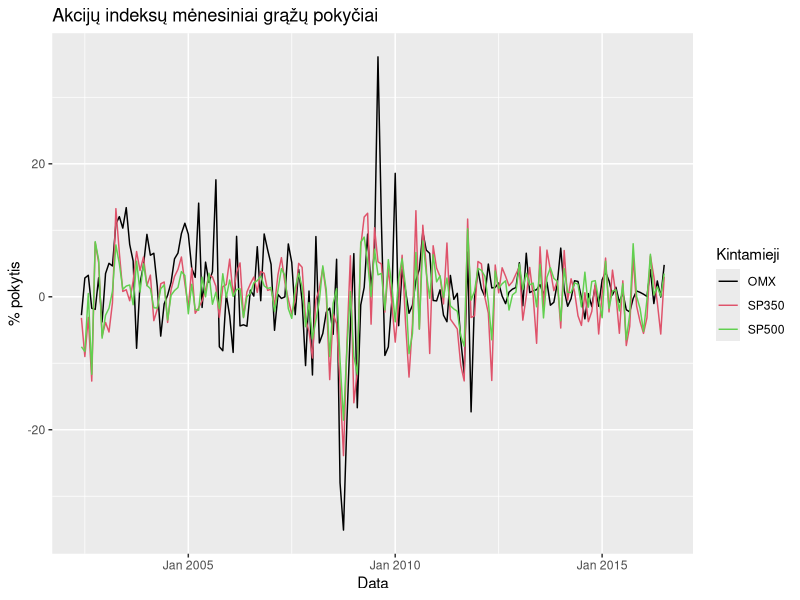
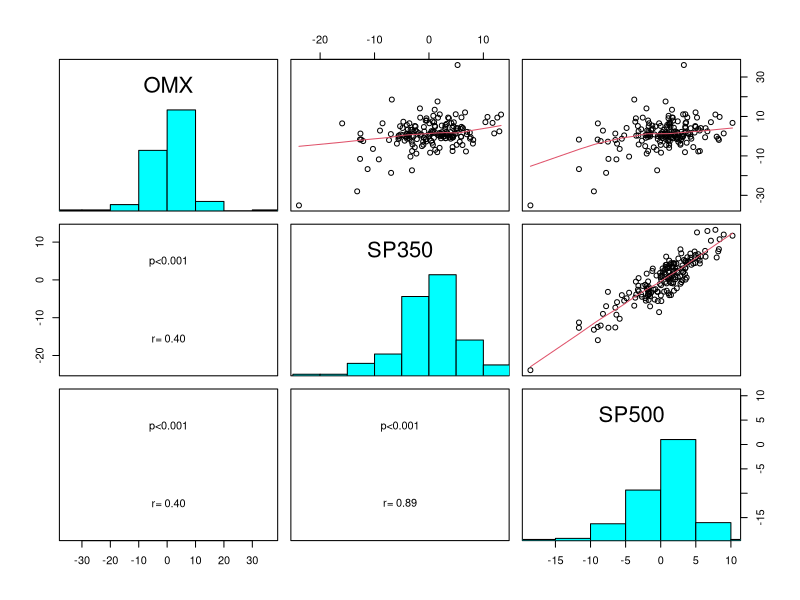
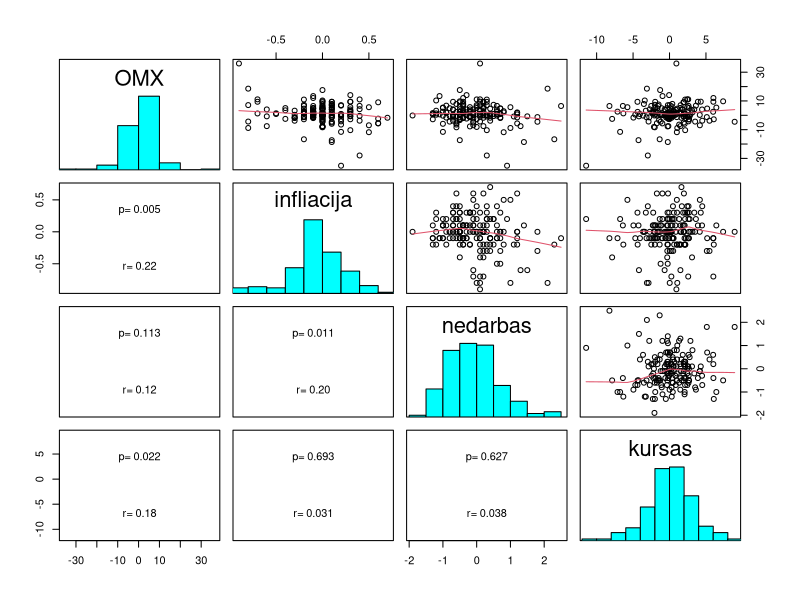
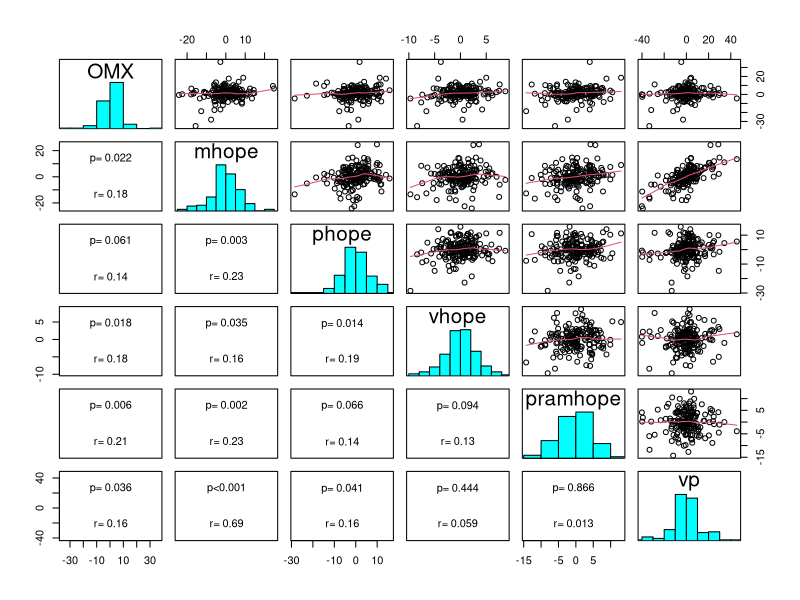
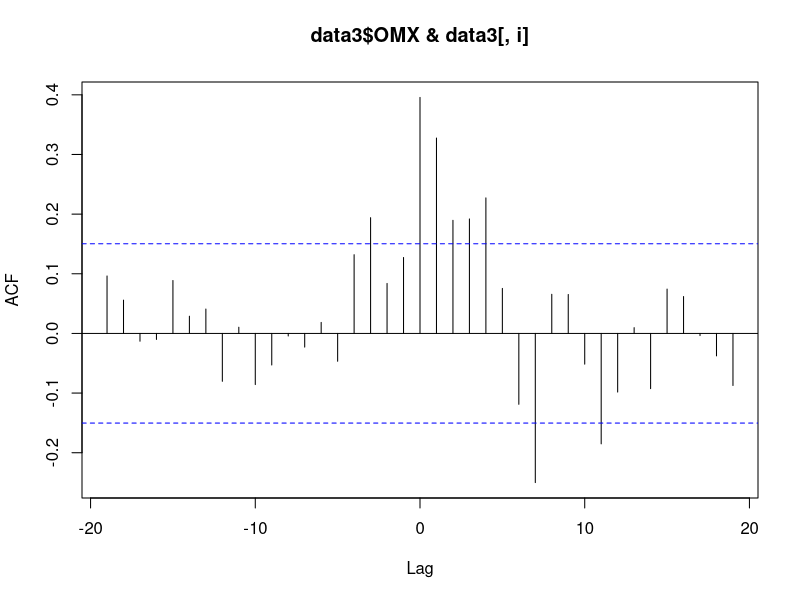
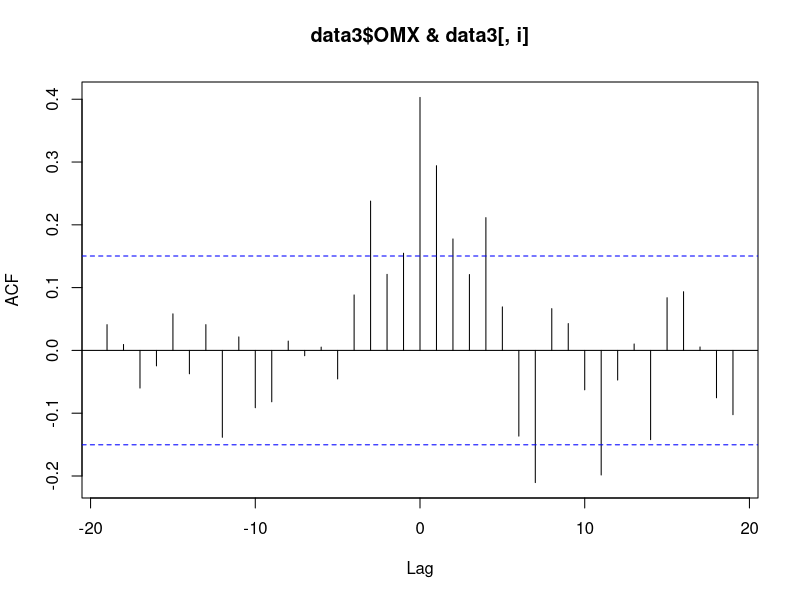
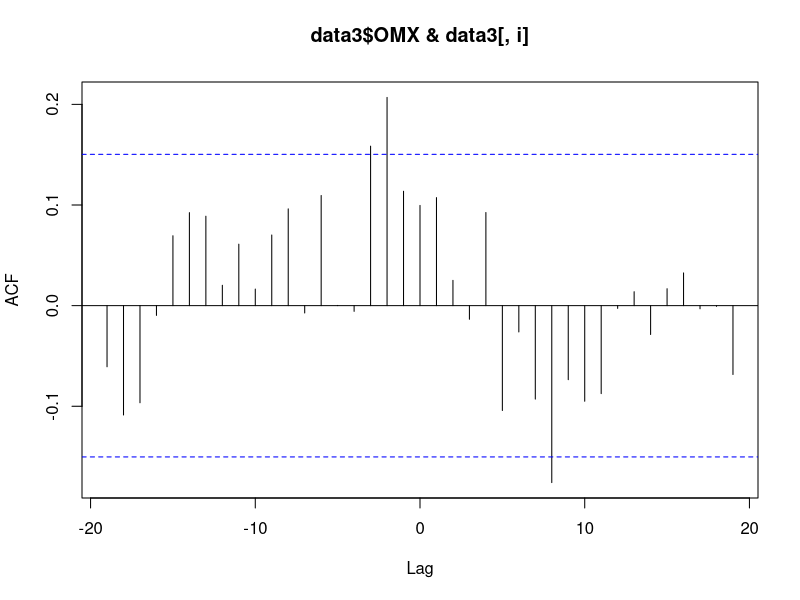
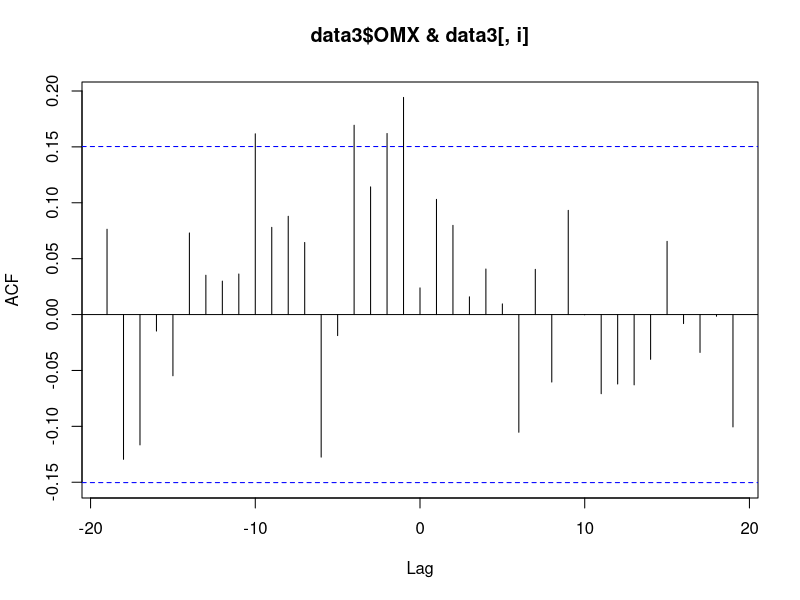

The R source for these figures, in order: (Note: this script raises an error after producing the figures.)
## ---- chunk 1
library("quantmod")
library("forecast")
library("xts")
library("dplyr")
library("gridExtra")
library("dynlm")
library("ggplot2")
library("reshape2")
library("knitr")
library("tseries")
library("MASS")
library("car")
library("sandwich")
library("lmtest")
## ---- chunk 2
data=read.csv("rawdata.csv")



data[ data == ":" ] = NA
data=data[complete.cases(data),]
rownames(data)<-NULL
## ---- chunk 3
data2=apply(data[,-1],2,as.numeric)
rownames(data2)=data[,1]
data2=data.frame(data2)
data2$nedarbas=data2$nedarbas/10

data2[,c("OMX","SP350","SP500","kk","mp","ip")] = apply(data2[,c("OMX","SP350","SP500","kk","mp","ip")],2,log)    #logaritmuojama indeksai, akcijų kainos, kursas  

data2[,c("OMX","SP350","SP500","kk","mp","ip")]=data2[,c("OMX","SP350","SP500","kk","mp","ip")]*100

data2$euribor=((data2$euribor+1)^(1/12)-1)*12                    #reiketu gal menesio?
names(data2)[names(data2) == 'euribor'] <- 'palukanos'

data3=data.frame(diff(as.matrix(data2)))  
data3$euribor=data2$euribor[-1]
names(data3)[names(data3) == 'euribor'] <- 'palukanos'
data3$gkl = data$gkl[-1]    #gamintoju kainu lygio nereik diferencijuot nes jau yra pokytis %
#tsdisplay(data3$infliacija)

p=apply(data3[,],2,function(i)adf.test(i,k=1)$p.value)
p=data.frame(p)
p[,1] = round(p[,1], digits = 2)
kable(p)

data3$OMX=data3$OMX-data3$palukanos
data3$SP350=data3$SP350-data3$palukanos
data3$SP500=data3$SP500-data3$palukanos

## ---- chunk 4
data=read.csv("rawdata.csv")



data[ data == ":" ] = NA
data=data[complete.cases(data),]
rownames(data)<-NULL
## ---- chunk 5
panel.hist <- function(x, ...)    #ši funkcija reikalinga grafikų lentelei išbrėžti (histogramos pateikimui)                        
{
  usr <- par("usr"); on.exit(par(usr))
  par(usr = c(usr[1:2], 0, 1.5) )
  h <- hist(x, plot = FALSE)
  breaks <- h$breaks; nB <- length(breaks)
  y <- h$counts; y <- y/max(y)
  rect(breaks[-nB], 0, breaks[-1], y, col = "cyan", ...)
}

panel.cor2 <- function(x, y, digits=2, cex.cor)
{
  usr <- par("usr"); on.exit(par(usr))
  par(usr = c(0, 1, 0, 1))
  r <- abs(cor(x, y))
  txt <- format(c(r, 0.123456789), digits=digits)[1]
  test <- cor.test(x,y)
  Signif <- ifelse(round(test$p.value,3)<0.001,"p<0.001",paste("p=",round(test$p.value,3)))  
  text(0.5, 0.25, paste("r=",txt))
  text(.5, .75, Signif)
}
panel.cor <- function(x, y, digits = 2, prefix = "", cex.cor,...)    #ši funkcija reikalinga grafikų lentelei
    #išbrėžti (koreliacijos koeficiento radimui)
{
  usr <- par("usr"); on.exit(par(usr))
  par(usr = c(0, 1, 0, 1))
  r <- abs(cor(x, y))
  txt <- format(c(r, 0.123456789), digits = digits)[1]
  txt <- paste0(prefix, txt)
  if(missing(cex.cor)) cex.cor <- 0.8/strwidth(txt)
  text(0.5, 0.5, txt, cex = 3)
}
## ---- chunk 6
data2=apply(data[,-1],2,as.numeric)
rownames(data2)=data[,1]
data2=data.frame(data2)
data2$nedarbas=data2$nedarbas/10

data2[,c("OMX","SP350","SP500","kursas","kk","mp","ip")] = apply(data2[,c("OMX","SP350","SP500","kursas","kk","mp","ip")],2,log)    #logaritmuojama indeksai, akcijų kainos, kursas  

data2[,c("OMX","SP350","SP500","kursas","kk","mp","ip")]=data2[,c("OMX","SP350","SP500","kursas","kk","mp","ip")]*100

data2$euribor=data2$euribor/12

data3=data.frame(diff(as.matrix(data2)))  
data3$gkl = data$gkl[-1]    #gamintoju kainu lygio nereik diferencijuot nes jau yra pokytis %
## ---- chunk 7
Data = rownames(data3)
Data=as.yearmon(Data, "%YM%m")

data3=cbind.data.frame(Data, data3)
## ---- chunk 8
Sys.setlocale(locale = "en_LT.UTF-8")
akc = melt(data3[,c("OMX","SP350","SP500","Data")], id=c("Data"))
ggplot(akc) + geom_line(aes(x=Data, y=value, colour=variable)) +
  scale_colour_manual(values=c(1:4))+ylab("% pokytis")+
  guides(col=guide_legend(title="Kintamieji")) +
  ggtitle("Akcijų indeksų mėnesiniai grąžų pokyčiai")
## ---- chunk 9
pairs(data3[,c("OMX","SP350","SP500")],upper.panel=panel.smooth,diag.panel=panel.hist, lower.panel=panel.cor2)
## ---- chunk 10
pairs(data3[,c("OMX","infliacija","nedarbas","kursas")],upper.panel=panel.smooth,diag.panel=panel.hist, lower.panel=panel.cor2)
## ---- chunk 11
pairs(data3[,c("OMX","mhope","phope","vhope","pramhope","vp")],upper.panel=panel.smooth,diag.panel=panel.hist, lower.panel=panel.cor2)
## ---- chunk 12
mod = lm(OMX ~ SP350 + kk + dll + nedarbas + infliacija + mhope + phope + pramhope + shope + ta + ul + vhope + vp + mp + gkl + ip + kursas, data=data3)
#boo<-stepAIC((mod))  stepAIC metodu modelis gautas
## ---- chunk 13
mod_po_aic <- lm(formula = OMX ~ SP350 + nedarbas + infliacija + phope + pramhope + ul, data = data3)
## ---- chunk 14
datafr=data.frame(summary(mod_po_aic)[c(4,8)] %>%  lapply(round,2))
colnames(datafr)=c("koeficientai","standartinis nuokrypis","koeficientu t reikšmes","p reiksme", "R kvadratas")
rownames(datafr)=c("beta nulinis","S&P350","nedarbas","infliacija","paslaugu pasitikejimas", "pramones pasitikejimas", "uzsakymu lukesciai")
datafr[2:nrow(datafr),"R kvadratas"]="-"
kable(datafr)
## ---- chunk 15
names2=c("SP350","SP500","kk","dll","nedarbas","infliacija","mhope","phope","pramhope","shope","ta","ul","vhope","vp","mp","palukanos","gkl","ip","kursas")

for (i in 3:length(data3[1,])){
ccfvalues <- ccf(data3$OMX,data3[,i]) #aiskinames laga
print(names2[i-2])
print(ccfvalues)

}
## ---- chunk 16
modelis2 = lm(OMX ~ lag(SP350,1) + lag(kk,1) + lag(dll,1) + lag(nedarbas,5) + lag(infliacija,4)  + lag(mhope,3) + lag(phope,12) + lag(pramhope,3) + lag(shope,1) + lag(ul,10) + lag(vhope,4) + lag(vp,1) + lag(mp,1) + lag(gkl,19) + lag(ip,4) + lag(kursas,2) , data=data3)


modelis_po_aic <- lm(formula = OMX ~ lag(SP350, 1) + lag(nedarbas, 5) + lag(infliacija, 4) + 
    lag(mhope, 3) + lag(phope, 12) + lag(pramhope, 3) + lag(ul,10) + lag(vhope, 4) + lag(mp, 1) + lag(gkl, 19) + lag(ip,4) + lag(kursas, 2), data = data3)
## ---- chunk 17
ccfvalues <- ccf(data3$OMX,data3$SP350)
ccfvalues
modelis = lm(OMX ~ lag(SP350,1) + lag(kk,1) + lag(dll,1) + nedarbas + lag(infliacija,2) + lag(infliacija,3) + lag(infliacija,5) + lag(infliacija,7) + lag(infliacija,8) +lag(mhope,3) + lag(phope,12) + lag(pramhope,3) + lag(shope,4) + lag(ul,10) + lag(vhope,4) + lag(vp,0) + lag(mp,1) + lag(gkl,9) + lag(ip,0) + lag(ip,1) + lag(ip,4) + lag(kursas,2) , data=data3)

boo<-stepAIC((modelis))

modelis_po_aic <- lm(formula = OMX ~ lag(SP350, 1) + lag(infliacija, 2) + lag(mhope, 3) + lag(phope,12) + lag(ul, 10) + lag(gkl, 9) + lag(ip, 4) + lag(kursas,2), data = data3)

coeftest(modelis_po_aic, vcov=vcovHC)
summary(modelis_po_aic)
## ---- chunk 18
res<-bptest(modelis_po_aic)
## ---- chunk 19
ncvTest(modelis_po_aic)
# Kadangi p-value > 0.05, tai H0 hipotezė priimama - duomenys homoskedastiški.
spreadLevelPlot(mod_po_aic)
vif(modelis)
## ---- chunk 20

durbinWatsonTest(modelis_po_aic)
Box.test(modelis_po_aic$res, fitdf=0, type="Lj")
# p-value > 0.05 - liekanos nėra autokoreliuotos.
## ---- chunk 21
shapiro.test(mod_po_aic$residuals)
# p-value > 0.05 - liekanos yra normalios
## ---- chunk 22
pirkti=numeric()

gen=function(pradzia,pirkti){
b=sample(pradzia:169,length(pirkti),replace=F)
return(sum(data3[b,"OMX"]))
}

validation=function(pradzia){
pirkti=numeric()
for(i in pradzia:168){
  modelis_po_aic <- lm(formula = OMX ~ lag(SP350, 1) + lag(infliacija, 2) + lag(mhope, 3) + lag(phope,12) + lag(ul, 10) + lag(gkl, 9) + lag(ip, 4) + lag(kursas,2), data = data3[1:i,c("OMX","SP350","infliacija","mhope","phope","ul","gkl","ip","kursas")])
  a=predict(modelis_po_aic, data3[1:i+1,])
  a=a[length(a)]
  if(matrix(a)[1]>5){pirkti=append(pirkti,i)}

}

graza=sum(data3[pirkti,"OMX"])
random=replicate(100000,gen(pradzia,pirkti))
p=mean(random>graza)
vidurkis_random = mean(random)
if(p==0){p="nebuvo pirkimu"}
else{
  p=append(p,graza)
  p=append(p,vidurkis_random)
  }
return(p)                               
}
validation(90) #kai pradine imtis 70, atsakymo prasme- tikimybe kad geriau uz random, graza strategijos, vidutine random graza
## ---- chunk 23
modelis = lm(OMX ~ lag(SP350,1) + lag(kk,1) + lag(dll,1) + nedarbas + lag(infliacija,2) + lag(infliacija,3) + lag(infliacija,5) + lag(infliacija,7) + lag(infliacija,8) +lag(mhope,3) + lag(phope,12) + lag(pramhope,3) + lag(shope,4) + lag(ul,10) + lag(vhope,4) + lag(vp,0) + lag(mp,1) + lag(gkl,9) + lag(ip,0) + lag(ip,1) + lag(ip,4) + lag(kursas,2) , data=data3)

modelis_po_aic <- lm(formula = OMX ~ lag(SP350, 1) + lag(infliacija, 2) + lag(mhope, 3) + lag(phope,12) + lag(ul, 10) + lag(gkl, 9) + lag(ip, 4) + lag(kursas,2) , data = data3)

coeftest(modelis_po_aic, vcov=vcovHC)
summary(modelis_po_aic)

ncvTest(modelis_po_aic)
# Kadangi p-value > 0.05, tai H0 hipotezė priimama - duomenys homoskedastiški.
## ---- chunk 24
names2=c("SP350","SP500","kk","dll","nedarbas","infliacija","mhope","phope","pramhope","shope","ta","ul","vhope","vp","mp","palukanos","gkl","ip","kursas")

for (i in 3:length(data3[1,])){

ccfvalues <- ccf(data3$OMX,data3[,i]) #aiskinames laga
print(names2[i-2])
print(ccfvalues)

}


mod_infliacija = lm(ip ~ lag(kk,0) + lag(dll,0) + nedarbas + lag(SP350,0) +lag(infliacija,0) + lag(phope,0) + lag(pramhope,0) + lag(shope,0) + ta + lag(ul,0) + lag(vhope,0) + lag(vp,0) + lag(mp,0) + lag(gkl,0) + lag(mhope,0) + lag(kursas,0) , data=data3)

stepAIC(mod_infliacija)

mod_po_aic_infliacija = lm(ip ~ lag(kk, 0) + nedarbas + lag(phope, 0) + lag(shope, 
    0) + lag(ul, 0) + lag(mp, 0) + lag(gkl, 0), data=data3)

coeftest(mod_po_aic_infliacija, vcov=vcovHC)
summary(mod_po_aic_infliacija)

## ---- chunk 25
mod_infliacija = lm(infliacija ~ lag(kk,0) + lag(dll,0) + nedarbas + lag(SP350,0) +lag(mhope,0) + lag(phope,0) + lag(pramhope,0) + lag(shope,0) + ta + lag(ul,0) + lag(vhope,0) + lag(vp,0) + lag(mp,0) + lag(gkl,0) + lag(ip,0) + lag(kursas,0) , data=data3)

stepAIC(mod_infliacija)

mod_po_aic_infliacija = lm(infliacija ~ nedarbas + lag(SP350, 0) + lag(phope, 0) + lag(pramhope, 
    0) + lag(shope, 0) + lag(vhope, 0) + lag(gkl, 0) + lag(kursas, 
    0) , data=data3)

coeftest(mod_po_aic_infliacija, vcov=vcovHC)
summary(mod_po_aic_infliacija)

## ---- chunk 26
mySummary <- function(modelis_po_aic, VCOV) {
    print(coeftest(modelis_po_aic, vcov. = VCOV))
    print(waldtest(modelis_po_aic, vcov = VCOV))
}

mySummary(modelis_po_aic,vcovHC)
